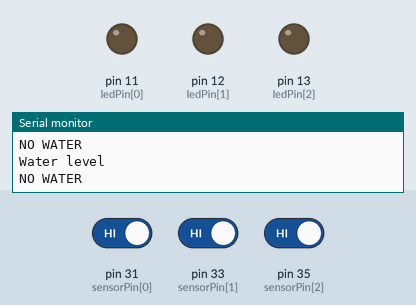
Recording of a sketch running on a simulated Arduino Mega 2560, built with avr-gcc and run on an emulated ATmega2560. Shown: output pins drawn as LEDs (lit = HIGH), the last lines printed to the serial monitor. The inputs (shaded band) are chosen by the test bench; at power-on: pin 31 (sensorPin[0]) HIGH, pin 33 (sensorPin[1]) HIGH, pin 35 (sensorPin[2]) HIGH.

Above: at 1.2 s.
1.3 s: pin 31 (sensorPin[0]) driven LOW
At 1.6 s:
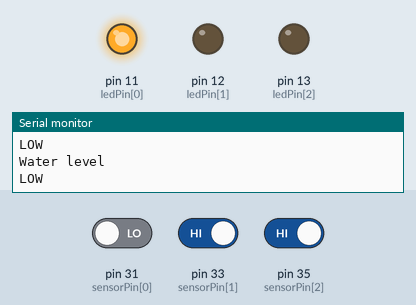
2.8 s: pin 33 (sensorPin[1]) driven LOW
At 4.0 s:
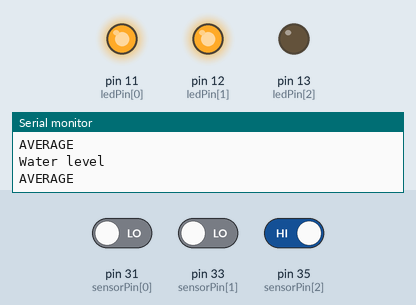
4.3 s: pin 35 (sensorPin[2]) driven LOW
At 5.5 s:
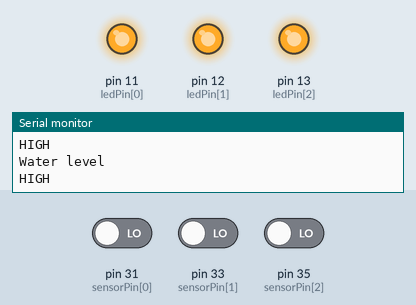
5.8 s: pin 31 (sensorPin[0]) driven HIGH
At 7.0 s:
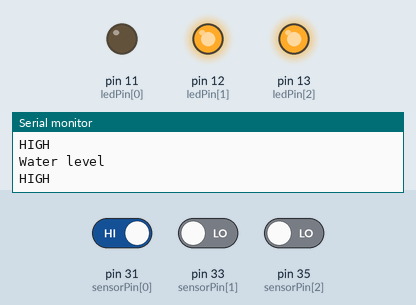
7.3 s: pin 35 (sensorPin[2]) driven HIGH
At 8.4 s:
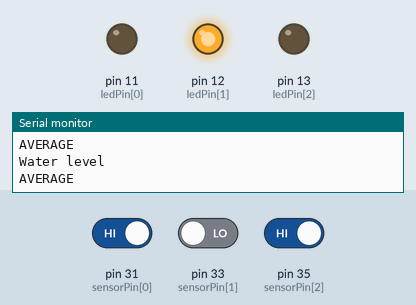
8.8 s: pin 33 (sensorPin[1]) driven HIGH
At 9.8 s:
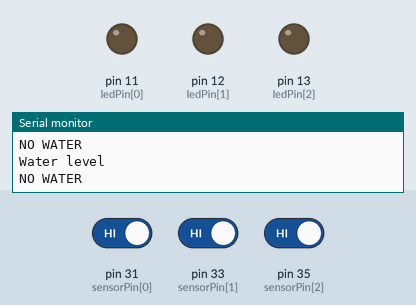
Timing chart, 0 to 11.3 s (numbered marks = the images above; inputs shaded):
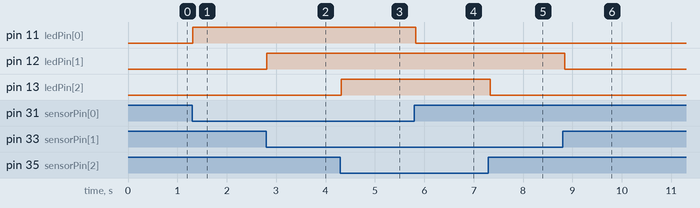

The sketch:

WaterLevelSesnor.ino
```cpp
byte sensorPin[] = {31, 33, 35};

byte ledPin[] = {11, 12, 13}; // number of leds = numbers of sensors

const byte sensors = 3;

int level = 0;

void setup()

{

Serial.begin(115200);

for(int i = 0; i < sensors; i++)

{

pinMode(sensorPin[i], INPUT);

pinMode(ledPin[i], OUTPUT);

}

}

void loop()
{
  level = 0;
  for(int i = 0; i < sensors; i++)
  {
    if(digitalRead(sensorPin[i]) == LOW)
    {
      digitalWrite(ledPin[i], HIGH);
      level = sensors - i;
    }
    else
    {
      digitalWrite(ledPin[i], LOW);
    }
  }
  Serial.println("Water level");

  switch(level)
  {
    case 1:
      Serial.println("HIGH");
      break;
    case 2:
      Serial.println("AVERAGE");
      break;
    case 3:
      Serial.println("LOW");
      break;
    default:
      Serial.println("NO WATER");
      break;
  }
  delay(50);
}
```

Measured:
- after the input at 1.3 s, pin 11 (ledPin[0]): LOW → HIGH at once
- after the input at 2.8 s, pin 12 (ledPin[1]): LOW → HIGH at once
- after the input at 4.3 s, pin 13 (ledPin[2]): LOW → HIGH at once
- after the input at 5.8 s, pin 11 (ledPin[0]): HIGH → LOW at once
- after the input at 7.3 s, pin 13 (ledPin[2]): HIGH → LOW at once
- after the input at 8.8 s, pin 12 (ledPin[1]): HIGH → LOW at once
